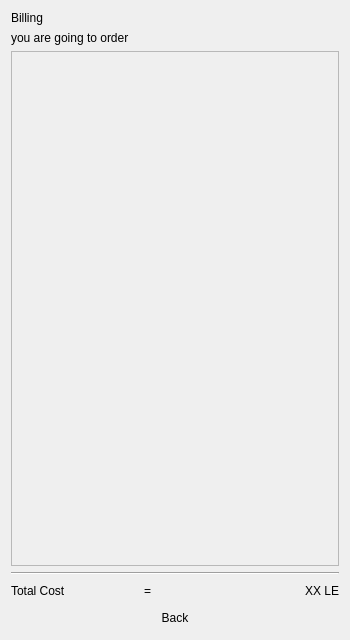
<?xml version="1.0" encoding="UTF-8"?>
<ui version="4.0">
 <class>Billing</class>
 <widget class="QDialog" name="Billing">
  <property name="geometry">
   <rect>
    <x>0</x>
    <y>0</y>
    <width>350</width>
    <height>640</height>
   </rect>
  </property>
  <property name="windowTitle">
   <string>Dialog</string>
  </property>
  <layout class="QGridLayout" name="gridLayout_2">
   <item row="0" column="0">
    <widget class="QLabel" name="label">
     <property name="styleSheet">
      <string notr="true">font: 75 14pt &quot;MS Shell Dlg 2&quot;;</string>
     </property>
     <property name="text">
      <string>Billing</string>
     </property>
    </widget>
   </item>
   <item row="1" column="0">
    <widget class="QLabel" name="label_2">
     <property name="text">
      <string>you are going to order </string>
     </property>
    </widget>
   </item>
   <item row="2" column="0">
    <widget class="QScrollArea" name="scrollArea">
     <property name="horizontalScrollBarPolicy">
      <enum>Qt::ScrollBarAlwaysOff</enum>
     </property>
     <property name="widgetResizable">
      <bool>true</bool>
     </property>
     <widget class="QWidget" name="scrollAreaWidgetContents">
      <property name="geometry">
       <rect>
        <x>0</x>
        <y>0</y>
        <width>330</width>
        <height>506</height>
       </rect>
      </property>
      <layout class="QFormLayout" name="formLayout">
       <item row="0" column="0">
        <layout class="QVBoxLayout" name="itemsLayout"/>
       </item>
      </layout>
     </widget>
    </widget>
   </item>
   <item row="3" column="0">
    <widget class="Line" name="line">
     <property name="orientation">
      <enum>Qt::Horizontal</enum>
     </property>
    </widget>
   </item>
   <item row="4" column="0">
    <layout class="QHBoxLayout" name="horizontalLayout">
     <item>
      <widget class="QLabel" name="label_3">
       <property name="text">
        <string>Total Cost                        =</string>
       </property>
      </widget>
     </item>
     <item>
      <spacer name="horizontalSpacer">
       <property name="orientation">
        <enum>Qt::Horizontal</enum>
       </property>
       <property name="sizeHint" stdset="0">
        <size>
         <width>40</width>
         <height>20</height>
        </size>
       </property>
      </spacer>
     </item>
     <item>
      <widget class="QLabel" name="cost">
       <property name="styleSheet">
        <string notr="true">font: 75 12pt &quot;Tekton Pro&quot;;
</string>
       </property>
       <property name="text">
        <string>XX LE</string>
       </property>
      </widget>
     </item>
    </layout>
   </item>
   <item row="5" column="0">
    <widget class="QPushButton" name="back_button">
     <property name="text">
      <string>Back</string>
     </property>
     <property name="flat">
      <bool>true</bool>
     </property>
    </widget>
   </item>
  </layout>
 </widget>
 <resources/>
 <connections/>
</ui>
